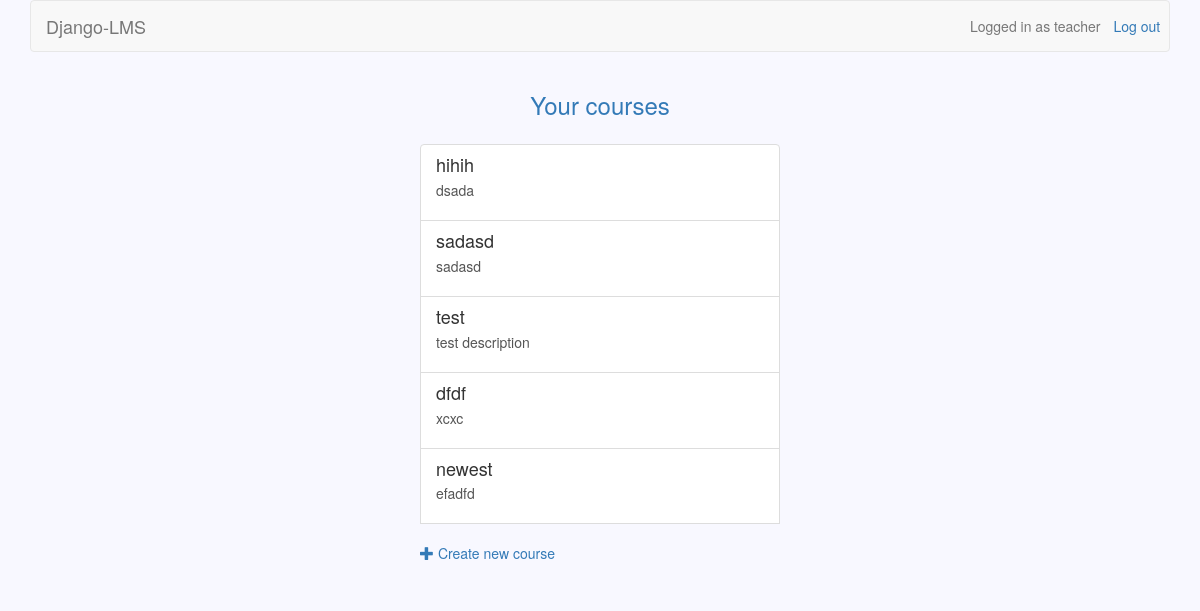
Page /courses/ (signed in) on the earlier database version.
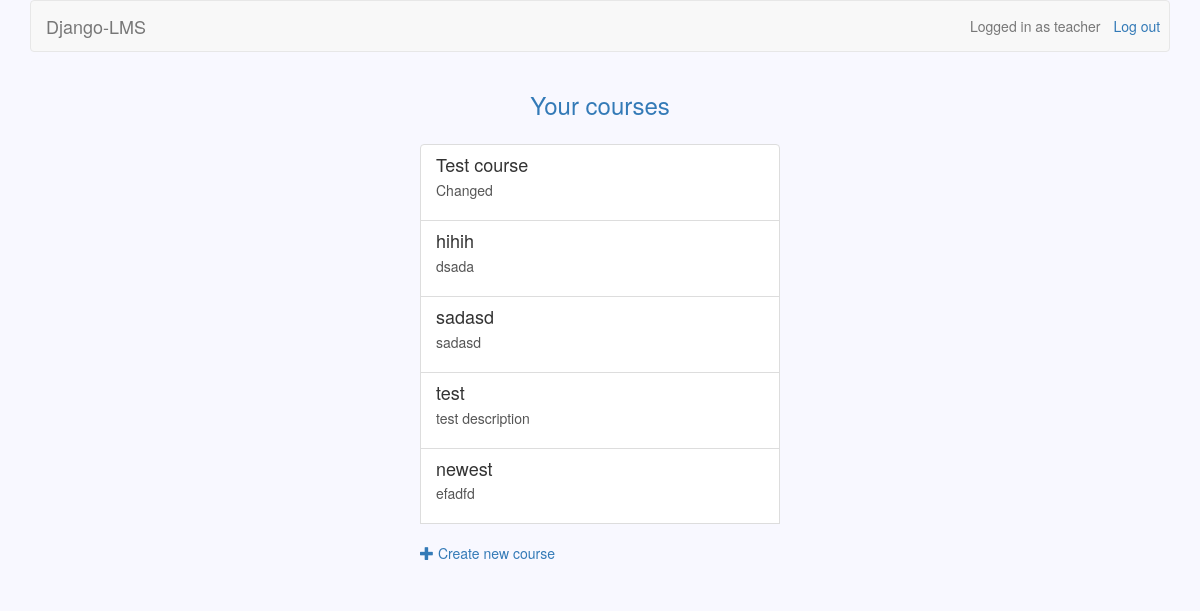
Same page on the later database version.
### courses/models.py (models this page shows)
class Course(models.Model):
	owner = models.CharField(max_length=30)
	name = models.CharField(max_length=30)
	description = models.TextField(blank=True)
	updated = models.DateTimeField(auto_now=True)
	participants = models.ManyToManyField(settings.AUTH_USER_MODEL, blank=True, through='Participation')

### courses/views.py (the view)
@user_passes_test(teacher_check)
def teacher_page(request):
	courses = Course.objects.filter(owner=request.user).order_by('-updated')
	return render(request, 'teacher_page.html', {'courses': courses})

### courses/views.py (called while the page is built)
def teacher_check(user):
    return user.is_teacher

### courses/templates/teacher_page.html
{% extends 'base.html' %}
{% block header_text %}
	{% if messages %}
	    {% for message in messages %}
	    	{{ message }}
	    {% endfor %}
	{% else %}
		Your courses
	{% endif %}
{% endblock %}
{% block dashboard %}
	{% for course in courses %}
		<a class="list-group-item" href="{% url 'edit_course' course.id %}">
			<h4 class="list-group-item-heading">{{ course.name }}</h4>
			<p class="list-group-item-description">{{ course.description }}</p>
		</a>
	{% endfor %}
	<br>
	<a href="{% url 'create_course' %}">
		<span class="glyphicon glyphicon-plus"></span>
		Create new course
	</a>
{% endblock %}

Differences in the rows shown:
removed Course: name "dfdf", description "xcxc"
added Course: name "Test course", description "Changed"
